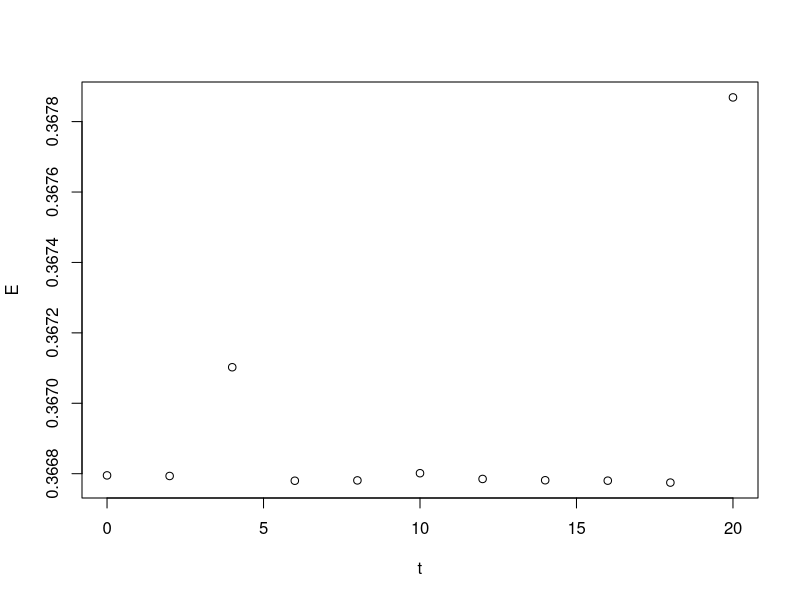

This figure's R source:
#Benjamin Bass
#CSC 210
#Homework Week 8, problem # 3 (Free energy from Euler)

a = c(.6000, 0.04924, -.59242, 0.14636, 0.56880, -.23946, -.53050, .32592, .47814, 0.403534, -.41430)
v = c(0.000, -.497783, .079305, .48398, -.156778, -.456905, .23057, .41750, -.29883, -.36710, .35971)
t = c(0, 2, 4, 6, 8, 10, 12, 14, 16, 18, 20)
m = 1.5
l = 1.4
g = 1

E = .5*m*l * l*v * v + m*g*l * (1-cos(a))

plot (t,E)


#a = c(.60000, -.04302, -.78287,  .13028, 1.0158, -.16196, -1.3239, -.026069, 1.6779, .77372, -1.731)
#v = c(0.0000, -.56921, .068788, .72908, -.11731, -.92672, .07226, 1.1550, .18460, -1.1995, -.77917)
#t = c(0, 2, 4, 6, 8, 10, 12, 14, 16, 18, 20)
 

